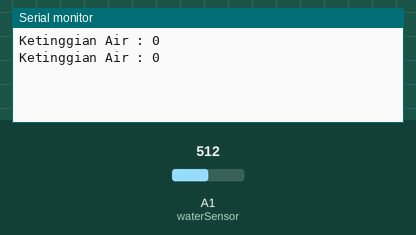
This sketch was run on a simulated Arduino Uno, built with avr-gcc and run on an emulated ATmega328P. Parts: the last lines printed to the serial monitor. The inputs (shaded band) are chosen by the test bench; at power-on: A1 (waterSensor) = 512.

Above: at 1.8 s.
1.9 s: A1 (waterSensor) set to 716
At 2.8 s:
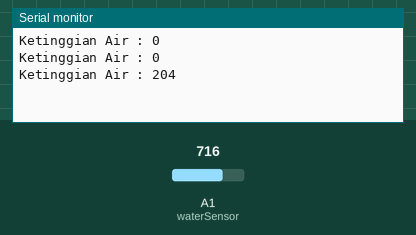
3.4 s: A1 (waterSensor) set to 900
At 4.8 s:
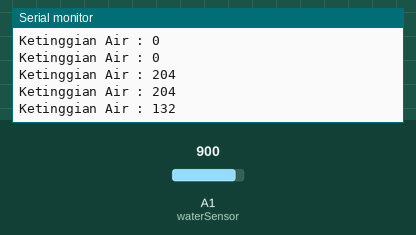
Timing chart, 0 to 6.4 s (numbered marks = the images above; inputs shaded):
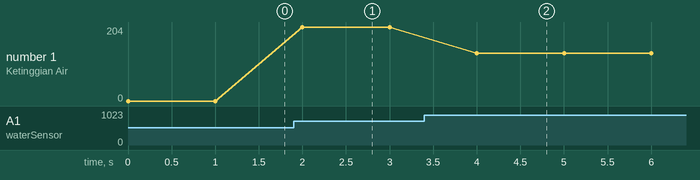

Measured:
- after the input at 1.9 s, the serial monitor: prints a new line after 0.10 s (image 1)
- after the input at 3.4 s, the serial monitor: prints a new line after 0.60 s (image 2)
- plotted number 1: 0 → 204 after the input at 1.9 s, 204 → 132 after the input at 3.4 s

The sketch:

waterLevel_Sensor.ino
```cpp
#define waterSensor A1
byte nilai;
byte ketinggian;

void setup() {
  Serial.begin(9600);
}

byte bacaSensor(){
  nilai = analogRead(waterSensor);
  return nilai;
}

void loop() {
  ketinggian = bacaSensor();

  Serial.print("Ketinggian Air : ");
  Serial.println(ketinggian);

  delay(1000);
}
```
